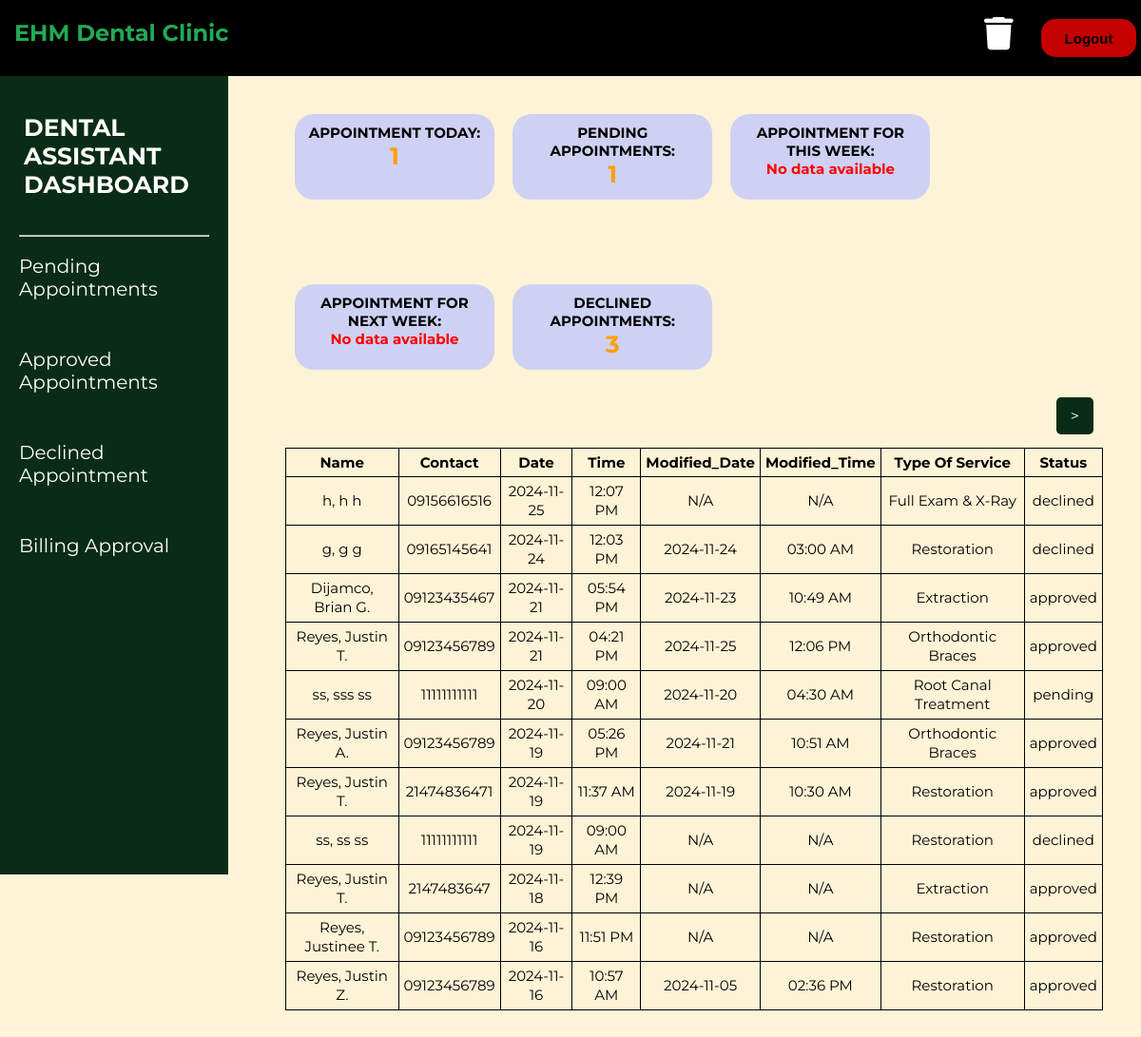
The page /DENTAL_ASSISTANT/dental_assistant_dashboard.php (signed in) on the database its author committed.
### tables this page shows
CREATE TABLE `tbl_appointments` (
  `id` int(11) NOT NULL,
  `name` int(255) NOT NULL,
  `contact` varchar(11) NOT NULL,
  `date` date NOT NULL,
  `time` time NOT NULL,
  `modified_date` date DEFAULT NULL,
  `modified_time` time DEFAULT NULL,
  `modified_by` int(3) DEFAULT NULL,
  `service_type` int(11) NOT NULL,
  `status` int(4) DEFAULT 1
);

CREATE TABLE `tbl_patient` (
  `id` int(11) NOT NULL,
  `first_name` varchar(30) NOT NULL,
  `middle_name` varchar(2) DEFAULT NULL,
  `last_name` varchar(20) NOT NULL
);

CREATE TABLE `tbl_service_type` (
  `id` int(11) NOT NULL,
  `service_type` varchar(50) NOT NULL,
  `price` decimal(10,2) NOT NULL
);

CREATE TABLE `tbl_status` (
  `id` int(11) NOT NULL,
  `status` varchar(10) NOT NULL
);

### DENTAL_ASSISTANT/dental_assistant_dashboard.php (the view, shortened to what this page needs)
<!DOCTYPE html>
<html lang="en">
<head>
    <link rel="stylesheet" href="dental_assistant.css">
    <link rel="stylesheet" href="https://cdnjs.cloudflare.com/ajax/libs/font-awesome/6.6.0/css/all.min.css"
 />
</head>
<body>
    <nav>
        <a href="../HOME_PAGE/Home_page.php">
            <div class="logo">
                <h1><span>EHM</span> Dental Clinic</h1>
            </div>
        </a>
        <form method="POST" class="s-buttons" action="../logout.php">
            <a href="archives.php"><i class="fas fa-trash trash"></i></a>
            <button type="submit" class="logout-button">Logout</button>
        </form>
    </nav>
    <div>
        <aside class="sidebar">
            <ul>
                <br>
                <a class="active" href="dental_assistant_dashboard.php">
                    <h3>DENTAL ASSISTANT<br>DASHBOARD</h3>
                </a>
                <br>
                <br>
                <hr>
                <br>
                <li><a href="pending.php">Pending Appointments</a></a></li>
                <li><a href="appointments.php">Approved Appointments</a></li>
                <li><a href="declined.php">Declined Appointment</a></li>
                <li><a href="billing.php">Billing Approval </a></li>
            </ul>
        </aside>
    </div>
    <div class="top">
        <div class="content-box">
            <div class="round-box">
                <p>APPOINTMENT TODAY:</p>
                <?php
                include("../dbcon.php");
                $sql_today = "SELECT COUNT(*) as total_appointments_today
                              FROM tbl_appointments
                              WHERE (
                                (modified_date IS NOT NULL AND
                                DATE(modified_date) = CURDATE())
                                OR (modified_date IS NULL AND
                                DATE(date) = CURDATE())
                                ) AND status = '3'";
                $result_today = mysqli_query($con, $sql_today);
                $row_today = mysqli_fetch_assoc($result_today);
                $appointments_today = $row_today['total_appointments_today'];
                if ($appointments_today) {
                    echo "<span style='color: #FF9F00; font-weight: bold; font-size: 25px;'>$appointments_today</span>";
                } else {
                    echo "<span style='color: red;'>No data available</span>";
                }
                ?>
            </div>
            <div class="round-box">
                <p>PENDING APPOINTMENTS:</p>
                <?php
                $sql_pending = "SELECT COUNT(*) as total_pending_appointments
                                FROM tbl_appointments
                                WHERE status = '1'";
                $result_pending = mysqli_query($con, $sql_pending);
                $row_pending = mysqli_fetch_assoc($result_pending);
                $pending_appointments = $row_pending['total_pending_appointments'];
                if ($pending_appointments) {
                    echo "<span style='color: #FF9F00; font-weight: bold; font-size: 25px;'>$pending_appointments</span>";
                } else {
                    echo "<span style='color: red;'>No data available</span>";
                }
                ?>
            </div>
            <div class="round-box">
                <p>APPOINTMENT FOR THIS WEEK:</p>
                <?php
                $sql_week = "SELECT COUNT(*) as total_appointments_week
                 FROM tbl_appointments
                 WHERE (
                    (modified_date IS NOT NULL AND
                     WEEK(DATE(modified_date), 1) = WEEK(CURDATE(), 1) AND DATE(modified_date) != CURDATE())
                    OR
                    (date IS NOT NULL AND
                     WEEK(DATE(date), 1) = WEEK(CURDATE(), 1) AND DATE(date) > CURDATE())
                        )
                 AND status = '3'";
                $result_week = mysqli_query($con, $sql_week);
                $row_week = mysqli_fetch_assoc($result_week);
                $appointments_for_week = $row_week['total_appointments_week'];
                if ($appointments_for_week) {
                    echo "<span style='color: #FF9F00; font-weight: bold; font-size: 25px;'>$appointments_for_week</span>";
                } else {
                    echo "<span style='color: red;'>No data available</span>";
                }
                ?>
            </div>
            <div class="round-box">
                <p>APPOINTMENT FOR NEXT WEEK:</p>
                <?php
                $sql_week = "SELECT COUNT(*) as total_appointments_week
                 FROM tbl_appointments
                 WHERE (
                    (modified_date IS NOT NULL AND
                    WEEK(DATE(modified_date), 1) = WEEK(CURDATE(), 1) + 1 AND DATE(modified_date) != CURDATE())
                    OR
                    (date IS NOT NULL AND
                    WEEK(DATE(date), 1) = WEEK(CURDATE(), 1) + 1 AND DATE(date) > CURDATE())
                    )
                    AND status = '3'";
                $result_week = mysqli_query($con, $sql_week);
                $row_week = mysqli_fetch_assoc($result_week);
                $appointments_for_week = $row_week['total_appointments_week'];
                if ($appointments_for_week) {
                    echo "<span style='color: #FF9F00; font-weight: bold; font-size: 25px;'>$appointments_for_week</span>";
                } else {
                    echo "<span style='color: red;'>No data available</span>";
                }
                ?>
            </div>
            <div class="round-box">
                <p>DECLINED APPOINTMENTS:</p>
                <?php
                $sql_finished = "SELECT COUNT(*) as total_finished_appointments FROM tbl_appointments WHERE status = '2'";
                $result_finished = mysqli_query($con, $sql_finished);
                $row_finished = mysqli_fetch_assoc($result_finished);
                $finished_appointments = $row_finished['total_finished_appointments'];
                if ($finished_appointments) {
                    echo "<span style='color: #FF9F00; font-weight: bold; font-size: 25px;'>$finished_appointments</span>";
                } else {
                    echo "<span style='color: red;'>No data available</span>";
                }
                ?>
            </div>
            <?php
            $resultsPerPage = 11;
            $currentPage = isset($_GET['page']) ? (int) $_GET['page'] : 1;
            $startRow = ($currentPage - 1) * $resultsPerPage;
            $countQuery = "SELECT COUNT(*) as total FROM tbl_appointments WHERE status IN ('1', '2', '3', '4')";
            $countResult = mysqli_query($con, $countQuery);
            $totalCount = mysqli_fetch_assoc($countResult)['total'];
            $totalPages = ceil($totalCount / $resultsPerPage);
            $query = "SELECT a.*,
            s.service_type AS service_name,
            p.first_name, p.middle_name, p.last_name,
            t.status
          FROM tbl_appointments a
          JOIN tbl_service_type s ON a.service_type = s.id
          JOIN tbl_patient p ON a.id = p.id
          JOIN tbl_status t ON a.status = t.id
          WHERE a.status IN ('1', '2', '3', '4')
          ORDER BY a.date DESC, a.time DESC, a.modified_date DESC, a.modified_time DESC
          LIMIT $resultsPerPage OFFSET $startRow";
            $result = mysqli_query($con, $query);
            ?>
            <div class="pagination-container">
                        <?php if ($currentPage < $totalPages): ?>
                            <a href="?page=<?php echo $currentPage + 1; ?>" class="pagination-btn"> > </a>
                        <?php endif; ?>
            </div>
        </div>
        <table class="table table-bordered">
            <thead>
                <tr>
                    <th>Name</th>
                    <th>Contact</th>
                    <th>Date</th>
                    <th>Time</th>
                    <th>Modified_Date</th>
                    <th>Modified_Time</th>
                    <th>Type Of Service</th>
                    <th>Status</th>
                </tr>
            </thead>
            <tbody>
                <?php
                if (mysqli_num_rows($result) > 0) {
                    while ($row = mysqli_fetch_assoc($result)) {
                        $modified_date = (!empty($row['modified_date']) && $row['modified_date'] !== '0000-00-00') ? $row['modified_date'] : 'N/A';
                        $modified_time = (!empty($row['modified_time']) && $row['modified_time'] !== '00:00:00') ? date("h:i A", strtotime($row['modified_time'])) : 'N/A';
                        $dateToDisplay = (!empty($row['date']) && $row['date'] !== '0000-00-00') ? $row['date'] : 'N/A';
                        $timeToDisplay = (!empty($row['time']) && $row['time'] !== '00:00:00') ? date("h:i A", strtotime($row['time'])) : 'N/A';
                        echo "<tr>
            <td>{$row['last_name']}, {$row['first_name']} {$row['middle_name']}</td>
            <td>{$row['contact']}</td>
            <td>{$dateToDisplay}</td>
            <td>{$timeToDisplay}</td>
            <td>{$modified_date}</td>
            <td>{$modified_time}</td>
            <td>{$row['service_name']}</td>
            <td>{$row['status']}</td>
                    </tr>";
                    }
                } else {
                    echo "<tr><td colspan='8'>No records found</td></tr>";
                }
                ?>
            </tbody>
        </table>
        <br><br>
    </div>
</body>
</html>

### DENTAL_ASSISTANT/dental_assistant.css (style rules this page uses)
* { margin: 0%; padding: 0%; text-decoration: none; overflow: auto; }
body { background-color: #FDF3D6; font-family: "Montserrat", sans-serif; }
nav { height: 80px; width: 100%; background-color: #000000; position: fixed; overflow: hidden; z-index: 1000; }
nav .logo { float: left; margin: 0px 15px; color: #22AA54; line-height: 70px; transition: transform 0.3s ease-in-out; }
.s-buttons { display: flex; justify-content: flex-end; align-items: center; margin: 18px 5px; gap: 10px; }
.logout-button { width: 100px; height: 40px; font-size: 15px; font-weight: bold; background-color: rgb(196, 0, 0); color: black; cursor: pointer; border: #ff0000; border-radius: 15px; transition: transform 0.3s; }
.trash { width: 50px; height: 40px; font-size: 35px; font-weight: bold; color: white; cursor: pointer; transition: transform 0.3s; }
.sidebar { position: fixed; top: 80px; width: 200px; height: 100vh; background-color: #0A2C16; color: white; padding: 20px; }
.sidebar h3 { font-size: 25px; color: #ffff; text-shadow: none; }
.sidebar ul { list-style: none; padding: 0; }
.sidebar li { margin-bottom: 50px; font-size: 20px; }
.sidebar a { text-decoration: none; color: white; }
hr { color: black; font-weight: 2px; }
.top { margin-left: 300px; margin-right: 40px; }
.content-box { margin-top: 50px; word-wrap: break-word; overflow-wrap: break-word; justify-content: space-between; }
.round-box { width: 190px; height: 70px; border-radius: 20px; padding: 10px; font-size: 15px; font-weight: bold; text-align: center; display: inline-block; background-color: #CFD1F4; margin: 70px 5px 15px 10px; }
a.active, a:hover { color: #FF9F00; text-shadow: 0px 0px 9px #FF9F00; transition: color .3s, text-shadow .3s; }
table, th, td { font-size: 15px; border: 1px solid black; background-color: #FDF3D6; border-collapse: collapse; text-align: center; padding: 5px; }
table { width: 100%; }
td { line-height: 20px; font: clam(); }
.pagination-btn { display: inline-block; padding: 10px 15px; margin: 10px; border: none; border-radius: 5px; background-color: #0A2C16; color: white; text-decoration: none; transition: background-color 0.3s; }
.pagination-container { text-align: right; }
div h3 { margin-left: 5px; color: #fff; }

### rows shown on the page
tbl_appointments: tbl_patient.last_name "h", tbl_patient.first_name "h", tbl_patient.middle_name "h", contact "09156616516", date "2024-11-25", time "12:07 PM", modified_date "N/A", modified_time "N/A", tbl_service_type.service_type "Full Exam & X-Ray", tbl_status.status "declined"
tbl_appointments: tbl_patient.last_name "g", tbl_patient.first_name "g", tbl_patient.middle_name "g", contact "09165145641", date "2024-11-24", time "12:03 PM", modified_date "2024-11-24", modified_time "03:00 AM", tbl_service_type.service_type "Restoration", tbl_status.status "declined"
tbl_appointments: tbl_patient.last_name "Dijamco", tbl_patient.first_name "Brian", tbl_patient.middle_name "G.", contact "09123435467", date "2024-11-21", time "05:54 PM", modified_date "2024-11-23", modified_time "10:49 AM", tbl_service_type.service_type "Extraction", tbl_status.status "approved"
tbl_appointments: tbl_patient.last_name "Reyes", tbl_patient.first_name "Justin", tbl_patient.middle_name "T.", contact "09123456789", date "2024-11-21", time "04:21 PM", modified_date "2024-11-25", modified_time "12:06 PM", tbl_service_type.service_type "Orthodontic Braces", tbl_status.status "approved"
tbl_appointments: tbl_patient.last_name "ss", tbl_patient.first_name "sss", tbl_patient.middle_name "ss", contact "11111111111", date "2024-11-20", time "09:00 AM", modified_date "2024-11-20", modified_time "04:30 AM", tbl_service_type.service_type "Root Canal Treatment", tbl_status.status "pending"
tbl_appointments: tbl_patient.last_name "Reyes", tbl_patient.first_name "Justin", tbl_patient.middle_name "A.", contact "09123456789", date "2024-11-19", time "05:26 PM", modified_date "2024-11-21", modified_time "10:51 AM", tbl_service_type.service_type "Orthodontic Braces", tbl_status.status "approved"
tbl_appointments: tbl_patient.last_name "Reyes", tbl_patient.first_name "Justin", tbl_patient.middle_name "T.", contact "21474836471", date "2024-11-19", time "11:37 AM", modified_date "2024-11-19", modified_time "10:30 AM", tbl_service_type.service_type "Restoration", tbl_status.status "approved"
tbl_appointments: tbl_patient.last_name "ss", tbl_patient.first_name "ss", tbl_patient.middle_name "ss", contact "11111111111", date "2024-11-19", time "09:00 AM", modified_date "N/A", modified_time "N/A", tbl_service_type.service_type "Restoration", tbl_status.status "declined"
tbl_appointments: tbl_patient.last_name "Reyes", tbl_patient.first_name "Justin", tbl_patient.middle_name "T.", contact "2147483647", date "2024-11-18", time "12:39 PM", modified_date "N/A", modified_time "N/A", tbl_service_type.service_type "Extraction", tbl_status.status "approved"
tbl_appointments: tbl_patient.last_name "Reyes", tbl_patient.first_name "Justinee", tbl_patient.middle_name "T.", contact "09123456789", date "2024-11-16", time "11:51 PM", modified_date "N/A", modified_time "N/A", tbl_service_type.service_type "Restoration", tbl_status.status "approved"
tbl_appointments: tbl_patient.last_name "Reyes", tbl_patient.first_name "Justin", tbl_patient.middle_name "Z.", contact "09123456789", date "2024-11-16", time "10:57 AM", modified_date "2024-11-05", modified_time "02:36 PM", tbl_service_type.service_type "Restoration", tbl_status.status "approved"

### other values the page prints
$appointments_today "1"
$pending_appointments "1"
$finished_appointments "3"
